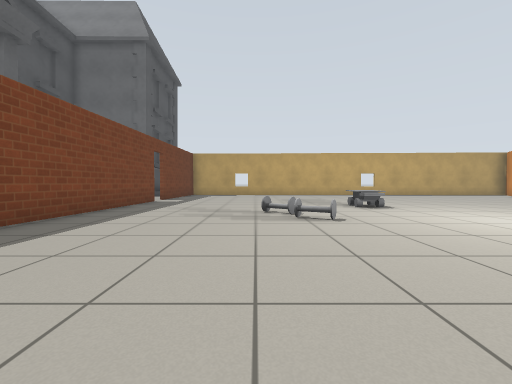
view 1 (above)

16 first-person views from a walk through a world built for the Gazebo simulator. The camera is 0.72 m above the floor, tilts 2° down and sees 90° across. Floor lines are 1 m apart. The floor is counted in squares, 1 m on a side. Each view is taken from the middle of a square. On the plan, view 1 faces up. The plan holds only what a view shows up to about 9 squares ahead; the rest is blank. The place goes on beyond the plan. Robots are left out. Simple patterns stand in for the simulator's built-in surfaces. Some stock models are drawn as simple stand-ins.

view 2
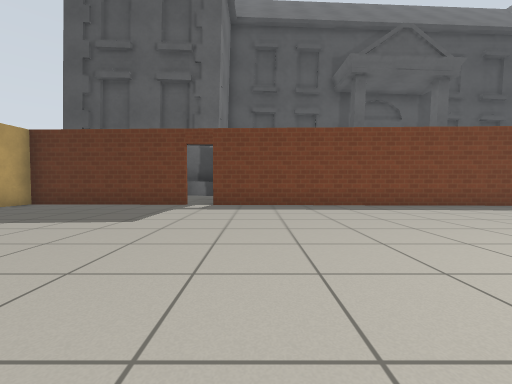

view 3
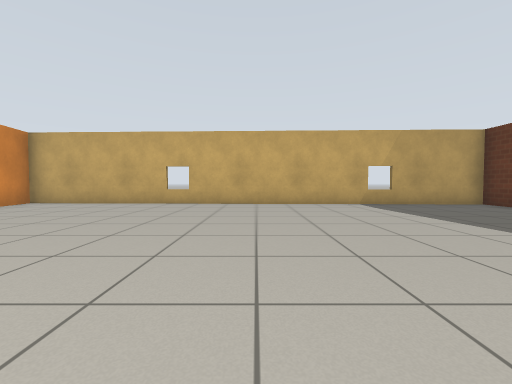

view 4
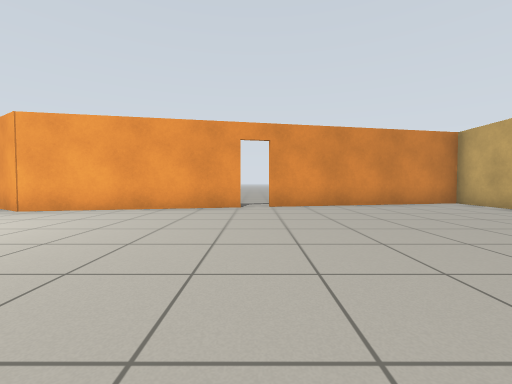

view 5
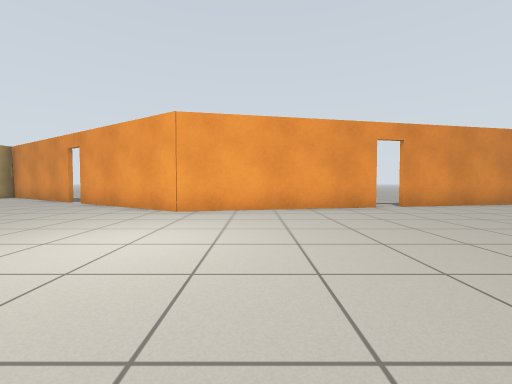

view 6
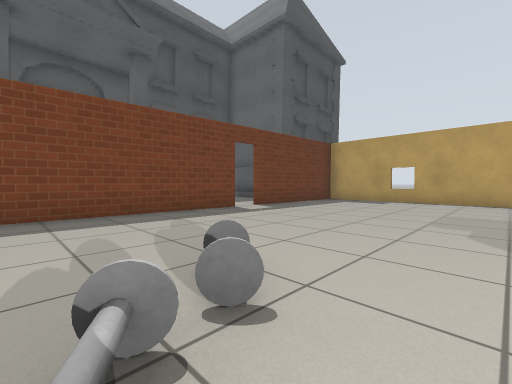

view 7
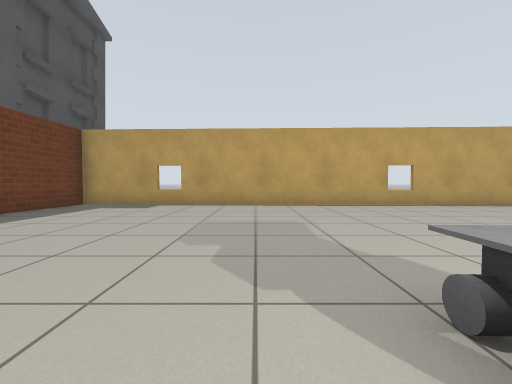

view 8
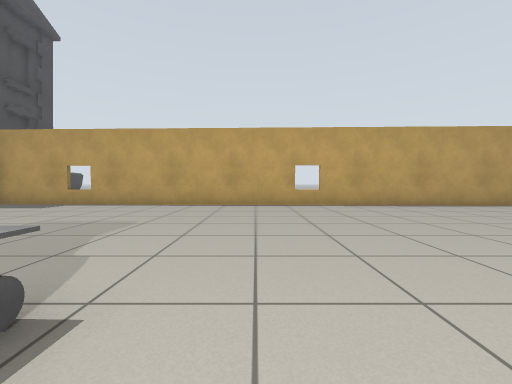

view 9
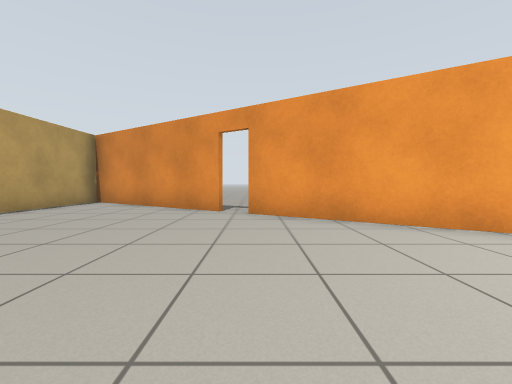

view 10
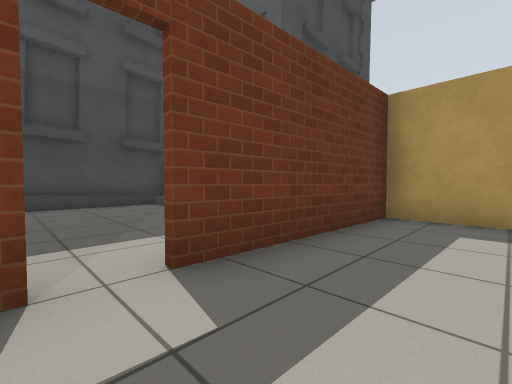

view 11
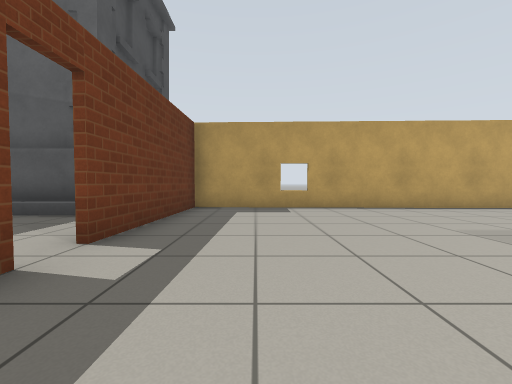

view 12
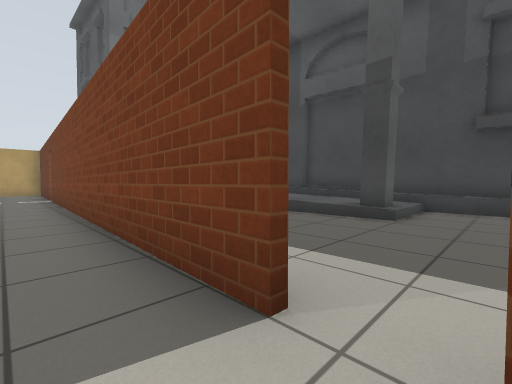

view 13
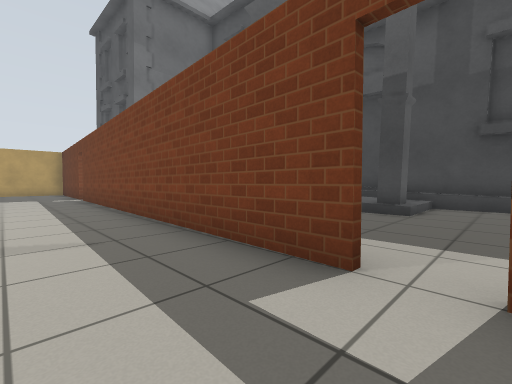

view 14
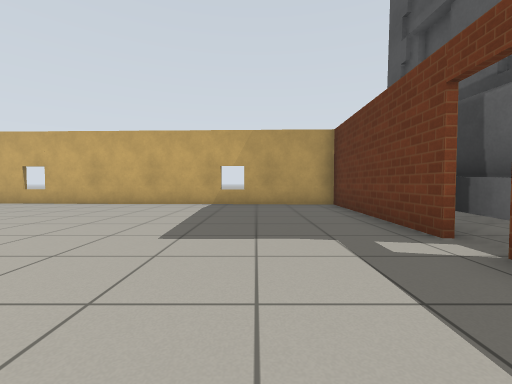

view 15
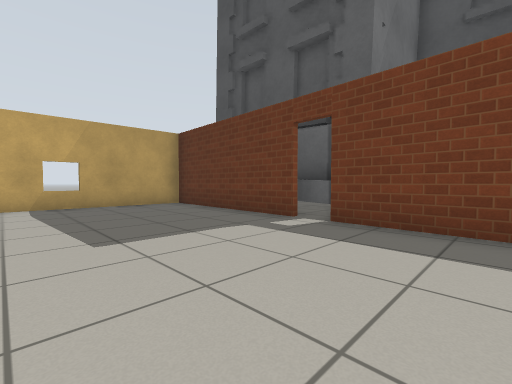

view 16
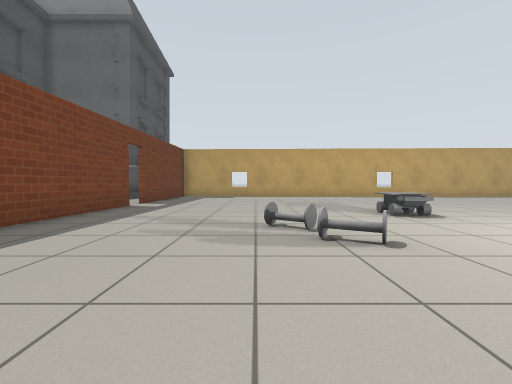

### Floor plan
Points are (right, up) in squares from view 1. A wall is a line through its corners. A room is listed if a view was taken in it or the views show most of it. See-through windows are left out.
Room 1 (views 1, 2, 3, 4, 5, 6, 7, 8, 9, 10, 11, 12, 13, 14, 15, 16)
walls: (9.5, -0.6) (8.4, 5) (11.1, 9.3); (-4, 10.2) (-4.4, -1.4); (-4.4, -2.3) (-4.6, -7.6) (11, -8.1) (9.7, -1.4); (11.5, 9.9) (14, 14); (-5.5, -2) (-5.5, -3.7); (14.1, 15) (-3.8, 15.6) (-4, 11)
low walls: (-5, -1.5) (-5, -2.9); (-5.7, -2.1) (-5.7, -3.7)
ways out: open door at (-4.5, -2); open door at (-4, 10.5); open door at (10, -1); open door at (11, 9.5)
objects: car (0, 6) to (1, 6); car (1, 5); other object (3, 8) to (4, 8)

Positions as (right, up) in squares from view 1, and headings:
1: (0, 0), facing up
2: (4, 0), facing left
3: (3, 1), facing down
4: (2, -1), facing right
5: (2, 3), facing right
6: (2, 5), facing up-left
7: (2, 7), facing up
8: (5, 7), facing up
9: (5, 9), facing right
10: (-2, 10), facing up-left
11: (-2, 8), facing up
12: (-3, 11), facing down-left
13: (-2, 11), facing down-left
14: (-2, 1), facing down
15: (0, 1), facing down-left
16: (0, 2), facing up
